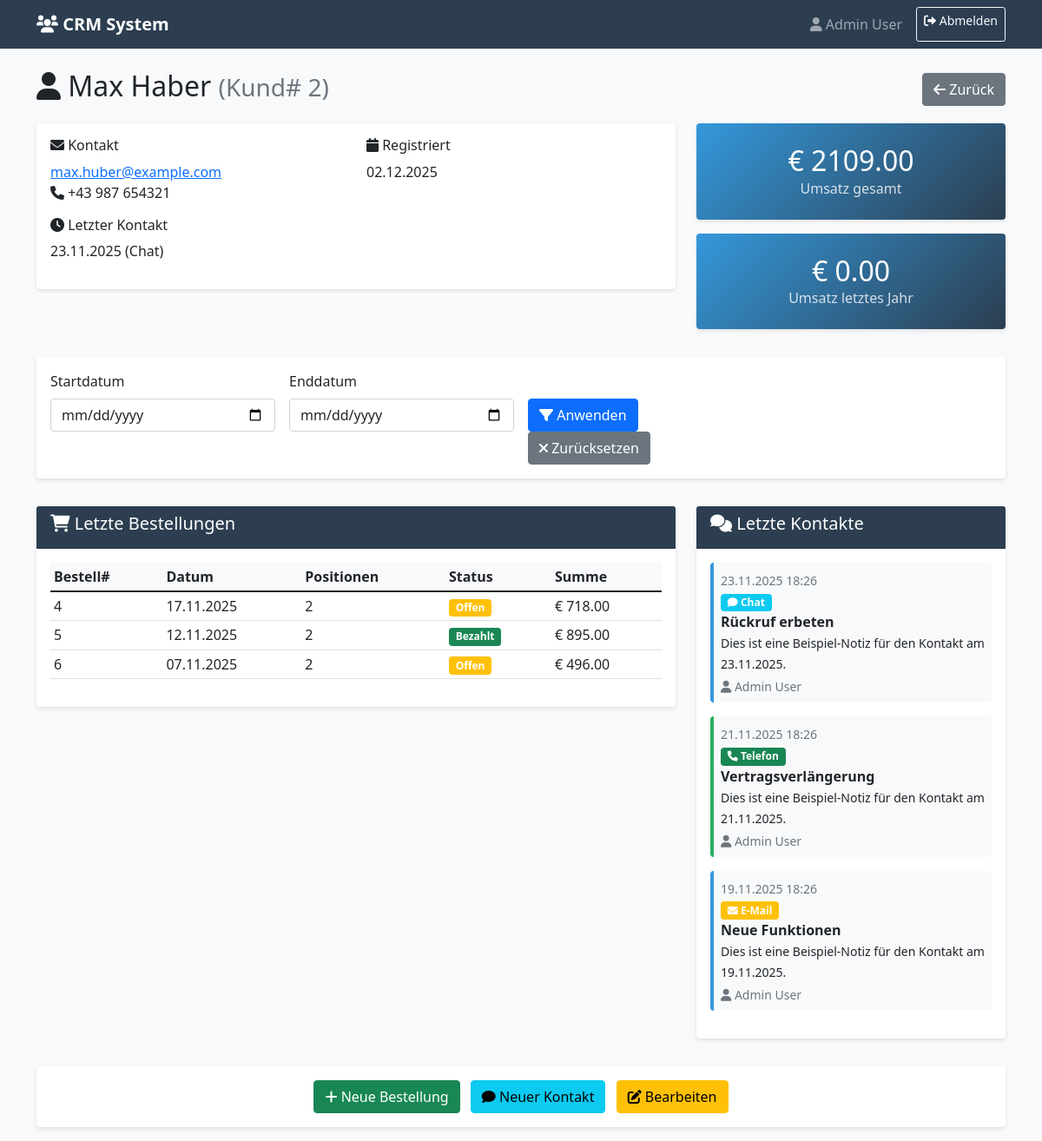
Page /customer/2 (signed in) on the committed database.
### models.py (models this page shows, shortened)
class User(UserMixin, db.Model):
    __tablename__ = 'users'
    id = db.Column(db.Integer, primary_key=True)
    name = db.Column(db.String(100), nullable=False)
    email = db.Column(db.String(255), unique=True, nullable=True)
    password_hash = db.Column(db.String(255))
    role = db.Column(db.Enum('Schüler', 'Lehrer', 'Admin', name='user_role'), default='Schüler')
    created_at = db.Column(db.DateTime, default=datetime.utcnow)
    contacts = db.relationship('Contact', backref='user', lazy='dynamic')

class Customer(db.Model):
    __tablename__ = 'customers'
    id = db.Column(db.Integer, primary_key=True)
    first_name = db.Column(db.String(100), nullable=False)
    last_name = db.Column(db.String(100), nullable=False)
    email = db.Column(db.String(255), unique=True)
    phone = db.Column(db.String(50))
    created_at = db.Column(db.DateTime, default=datetime.utcnow)
    orders = db.relationship('Order', backref='customer', lazy='dynamic', cascade='all, delete-orphan')
    contacts = db.relationship('Contact', backref='customer', lazy='dynamic', cascade='all, delete-orphan')
    @property
    def full_name(self):
        return f"{self.first_name} {self.last_name}"
    @property
    def total_revenue(self):
        return db.session.query(db.func.sum(Order.total_amount)).filter(
            Order.customer_id == self.id,
            Order.status != 'Storniert'
        ).scalar() or 0
    @property
    def last_year_revenue(self):
        current_year = datetime.now().year
        return db.session.query(db.func.sum(Order.total_amount)).filter(
            Order.customer_id == self.id,
            Order.status != 'Storniert',
            db.extract('year', Order.order_date) == current_year - 1
        ).scalar() or 0
    @property
    def last_contact(self):
        return Contact.query.filter_by(customer_id=self.id).order_by(
            Contact.contact_time.desc()
        ).first()

class Contact(db.Model):
    __tablename__ = 'contacts'
    id = db.Column(db.Integer, primary_key=True)
    customer_id = db.Column(db.Integer, db.ForeignKey('customers.id'), nullable=False)
    user_id = db.Column(db.Integer, db.ForeignKey('users.id'))
    channel = db.Column(db.Enum('Telefon', 'E-Mail', 'Meeting', 'Chat', name='contact_channel'), nullable=False)
    subject = db.Column(db.String(255))
    notes = db.Column(db.Text)
    contact_time = db.Column(db.DateTime, nullable=False, default=datetime.utcnow)
    __table_args__ = (
        db.Index('idx_contacts_time', 'contact_time'),
        db.Index('idx_contacts_customer_time', 'customer_id', 'contact_time'),
    )

class Order(db.Model):
    __tablename__ = 'orders'
    id = db.Column(db.Integer, primary_key=True)
    customer_id = db.Column(db.Integer, db.ForeignKey('customers.id'), nullable=False)
    order_date = db.Column(db.DateTime, nullable=False, default=datetime.utcnow)
    status = db.Column(db.Enum('Offen', 'Bezahlt', 'Storniert', name='order_status'), default='Offen')
    total_amount = db.Column(db.Numeric(10, 2), nullable=False)
    order_items = db.relationship('OrderItem', backref='order', lazy='dynamic', cascade='all, delete-orphan')
    __table_args__ = (
        db.Index('idx_orders_date', 'order_date'),
        db.Index('idx_orders_customer_date', 'customer_id', 'order_date'),
    )

### app.py (the view, shortened to what this page needs)
    @app.route('/customer/<int:customer_id>')
    @login_required
    def customer_detail(customer_id):
        customer = Customer.query.get_or_404(customer_id)
        start_date = request.args.get('start_date')
        end_date = request.args.get('end_date')
        order_query = Order.query.filter_by(customer_id=customer_id)
        orders = order_query.order_by(Order.order_date.desc()).all()
        if start_date and end_date:
            period_revenue = db.session.query(db.func.sum(Order.total_amount)).filter(
                Order.customer_id == customer_id,
                Order.status != 'Storniert',
                Order.order_date.between(start_dt, end_dt)
            ).scalar() or 0
        else:
            period_revenue = customer.total_revenue
        contacts = Contact.query.filter_by(customer_id=customer_id).order_by(
            Contact.contact_time.desc()
        ).all()
        return render_template('customer_detail.html',
                             customer=customer,
                             orders=orders,
                             contacts=contacts,
                             period_revenue=period_revenue,
                             start_date=start_date,
                             end_date=end_date)

### templates/customer_detail.html (shortened to what this page needs)
{% extends "base.html" %}
{% block content %}
<div class="row">
    <div class="col-12">
        <div class="d-flex justify-content-between align-items-center mb-3">
            <h2>
                <i class="fas fa-user"></i>
                {{ customer.full_name }}
                <small class="text-muted">(Kund# {{ customer.id }})</small>
            </h2>
            <a href="{{ url_for('index') }}" class="btn btn-secondary">
                <i class="fas fa-arrow-left"></i> Zurück
            </a>
        </div>
    </div>
</div>
<div class="row">
    <div class="col-md-8">
        <div class="card">
            <div class="card-body">
                <div class="row">
                    <div class="col-md-6">
                        <h6><i class="fas fa-envelope"></i> Kontakt</h6>
                        <p>
                            {% if customer.email %}
                                <a href="mailto:{{ customer.email }}">{{ customer.email }}</a><br>
                            {% endif %}
                            {% if customer.phone %}
                                <i class="fas fa-phone"></i> {{ customer.phone }}
                            {% endif %}
                        </p>
                        {% if customer.last_contact %}
                        <h6><i class="fas fa-clock"></i> Letzter Kontakt</h6>
                        <p>
                            {{ customer.last_contact.contact_time.strftime('%d.%m.%Y') }}
                            ({{ customer.last_contact.channel }})
                        </p>
                        {% endif %}
                    </div>
                    <div class="col-md-6">
                        <h6><i class="fas fa-calendar"></i> Registriert</h6>
                        <p>{{ customer.created_at.strftime('%d.%m.%Y') }}</p>
                    </div>
                </div>
            </div>
        </div>
    </div>
    <div class="col-md-4">
        <div class="card stats-card">
            <div class="card-body">
                <div class="text-center">
                    <h3>€ {{ "%.2f"|format(customer.total_revenue) }}</h3>
                    <p class="text-muted mb-0">Umsatz gesamt</p>
                </div>
            </div>
        </div>
        <div class="card stats-card mt-3">
            <div class="card-body">
                <div class="text-center">
                    <h3>€ {{ "%.2f"|format(customer.last_year_revenue) }}</h3>
                    <p class="text-muted mb-0">Umsatz letztes Jahr</p>
                </div>
            </div>
        </div>
    </div>
</div>
<div class="row mt-3">
    <div class="col-12">
        <div class="card">
            <div class="card-body">
                <form method="GET" class="row g-3">
                    <div class="col-md-3">
                        <label for="start_date" class="form-label">Startdatum</label>
                        <input type="date" class="form-control" id="start_date" name="start_date" value="{{ start_date }}">
                    </div>
                    <div class="col-md-3">
                        <label for="end_date" class="form-label">Enddatum</label>
                        <input type="date" class="form-control" id="end_date" name="end_date" value="{{ end_date }}">
                    </div>
                    <div class="col-md-3">
                        <label class="form-label">&nbsp;</label>
                        <div>
                            <button type="submit" class="btn btn-primary">
                                <i class="fas fa-filter"></i> Anwenden
                            </button>
                            <a href="{{ url_for('customer_detail', customer_id=customer.id) }}" class="btn btn-secondary">
                                <i class="fas fa-times"></i> Zurücksetzen
                            </a>
                        </div>
                    </div>
                </form>
            </div>
        </div>
    </div>
</div>
<div class="row mt-3">
    <div class="col-md-8">
        <div class="card">
            <div class="card-header">
                <h5><i class="fas fa-shopping-cart"></i> Letzte Bestellungen</h5>
            </div>
            <div class="card-body">
                <div class="table-responsive">
                    <table class="table table-hover table-sm">
                        <thead>
                            <tr>
                                <th>Bestell#</th>
                                <th>Datum</th>
                                <th>Positionen</th>
                                <th>Status</th>
                                <th>Summe</th>
                            </tr>
                        </thead>
                        <tbody>
                            {% for order in orders %}
                            <tr>
                                <td>{{ order.id }}</td>
                                <td>{{ order.order_date.strftime('%d.%m.%Y') }}</td>
                                <td>{{ order.order_items.count() }}</td>
                                <td>
                                    <span class="badge bg-{% if order.status == 'Bezahlt' %}success{% elif order.status == 'Storniert' %}danger{% else %}warning{% endif %}">
                                        {{ order.status }}
                                    </span>
                                </td>
                                <td>€ {{ "%.2f"|format(order.total_amount) }}</td>
                            </tr>
                            {% else %}
                            <tr>
                                <td colspan="5" class="text-center text-muted">Keine Bestellungen gefunden</td>
                            </tr>
                            {% endfor %}
                        </tbody>
                    </table>
                </div>
            </div>
        </div>
    </div>
    <div class="col-md-4">
        <div class="card">
            <div class="card-header">
                <h5><i class="fas fa-comments"></i> Letzte Kontakte</h5>
            </div>
            <div class="card-body">
                {% for contact in contacts %}
                <div class="contact-item {{ contact.channel.lower() }} mb-3 p-2 bg-light rounded">
                    <div class="d-flex justify-content-between align-items-start">
                        <div class="flex-grow-1">
                            <small class="text-muted">{{ contact.contact_time.strftime('%d.%m.%Y %H:%M') }}</small>
                            <div>
                                <span class="badge bg-{% if contact.channel == 'Telefon' %}success{% elif contact.channel == 'E-Mail' %}warning{% elif contact.channel == 'Meeting' %}danger{% else %}info{% endif %}">
                                    <i class="fas fa-{% if contact.channel == 'Telefon' %}phone{% elif contact.channel == 'E-Mail' %}envelope{% elif contact.channel == 'Meeting' %}users{% else %}comment{% endif %}"></i>
                                    {{ contact.channel }}
                                </span>
                            </div>
                            {% if contact.subject %}
                                <strong>{{ contact.subject }}</strong><br>
                            {% endif %}
                            {% if contact.notes %}
                                <small>{{ contact.notes[:100] }}{% if contact.notes|length > 100 %}...{% endif %}</small>
                            {% endif %}
                            {% if contact.user %}
                                <div class="text-muted small mt-1">
                                    <i class="fas fa-user"></i> {{ contact.user.name }}
                                </div>
                            {% endif %}
                        </div>
                    </div>
                </div>
                {% else %}
                <p class="text-center text-muted">Keine Kontakte gefunden</p>
                {% endfor %}
            </div>
        </div>
    </div>
</div>
<div class="row mt-3">
    <div class="col-12">
        <div class="card">
            <div class="card-body text-center">
                <button class="btn btn-success me-2">
                    <i class="fas fa-plus"></i> Neue Bestellung
                </button>
                <button class="btn btn-info me-2">
                    <i class="fas fa-comment"></i> Neuer Kontakt
                </button>
                <button class="btn btn-warning">
                    <i class="fas fa-edit"></i> Bearbeiten
                </button>
            </div>
        </div>
    </div>
</div>
{% endblock %}

### templates/base.html (shortened to what this page needs)
<!DOCTYPE html>
<html lang="de">
<head>
    <link href="https://cdn.jsdelivr.net/npm/bootstrap@5.1.3/dist/css/bootstrap.min.css" rel="stylesheet">
    <link href="https://cdnjs.cloudflare.com/ajax/libs/font-awesome/6.0.0/css/all.min.css" rel="stylesheet">
</head>
<body>
    <nav class="navbar navbar-expand-lg navbar-dark" style="background-color: var(--primary-color);">
        <div class="container">
            <a class="navbar-brand" href="{{ url_for('index') }}">
                <i class="fas fa-users"></i> CRM System
            </a>
            <div class="navbar-nav ms-auto">
                {% if current_user.is_authenticated %}
                    <span class="navbar-text me-3">
                        <i class="fas fa-user"></i> {{ current_user.name }}
                    </span>
                    <a class="btn btn-outline-light btn-sm" href="{{ url_for('login') }}">
                        <i class="fas fa-sign-out-alt"></i> Abmelden
                    </a>
                {% else %}
                    <a class="btn btn-outline-light btn-sm" href="{{ url_for('login') }}">
                        <i class="fas fa-sign-in-alt"></i> Anmelden
                    </a>
                {% endif %}
            </div>
        </div>
    </nav>
    <div class="container mt-4">
        {% block content %}{% endblock %}
    </div>
</body>
</html>

### templates/base.html (style rules this page uses)
:root { --primary-color: #2c3e50; --secondary-color: #3498db; --success-color: #27ae60; --warning-color: #f39c12; --danger-color: #e74c3c; --light-bg: #f8f9fa; --dark-bg: #343a40; }
body { font-family: 'Segoe UI', Tahoma, Geneva, Verdana, sans-serif; background-color: var(--light-bg); }
.navbar-brand { font-weight: 600; }
.card { border: none; box-shadow: 0 2px 4px rgba(0,0,0,0.1); margin-bottom: 1rem; }
.card-header { background-color: var(--primary-color); color: white; font-weight: 500; }
.table th { background-color: #f8f9fa; font-weight: 600; border-top: none; }
.btn-sm { padding: 0.25rem 0.5rem; font-size: 0.875rem; }
.stats-card { background: linear-gradient(135deg, var(--secondary-color), var(--primary-color)); color: white; }
.stats-card .card-body { padding: 1.5rem; }
.stats-card h3 { margin: 0; font-size: 2rem; font-weight: 300; }
.stats-card .text-muted { color: rgba(255,255,255,0.8) !important; }
.contact-item { border-left: 4px solid var(--secondary-color); padding-left: 1rem; margin-bottom: 1rem; }
.contact-item.telefon { border-left-color: var(--success-color); }
.contact-item.chat { border-left-color: var(--secondary-color); }

### rows in the picture
User: name "Admin User"
Customer: full_name "Max Haber", id "2", email "max.huber@example.com", phone "+43 987 654321", created_at "02.12.2025"
Contact: last_contact.contact_time "23.11.2025", last_contact.channel "Chat", contact_time "23.11.2025 18:26", channel "Chat", subject "Rückruf erbeten", notes "Dies ist eine Beispiel-Notiz für den Kontakt am 23.11.2025.", user.name "Admin User"
Order: id "4", order_date "17.11.2025", order_items.count "2", status "Offen", total_amount "718.00"
Order: id "5", order_date "12.11.2025", order_items.count "2", status "Bezahlt", total_amount "895.00"
Order: id "6", order_date "07.11.2025", order_items.count "2", status "Offen", total_amount "496.00"
Contact: contact_time "21.11.2025 18:26", channel "Telefon", subject "Vertragsverlängerung", notes "Dies ist eine Beispiel-Notiz für den Kontakt am 21.11.2025.", user.name "Admin User"
Contact: contact_time "19.11.2025 18:26", channel "E-Mail", subject "Neue Funktionen", notes "Dies ist eine Beispiel-Notiz für den Kontakt am 19.11.2025.", user.name "Admin User"

### other values in the picture
{{ "%.2f"|format(customer.total_revenue) }} "2109.00"
{{ "%.2f"|format(customer.last_year_revenue) }} "0.00"
